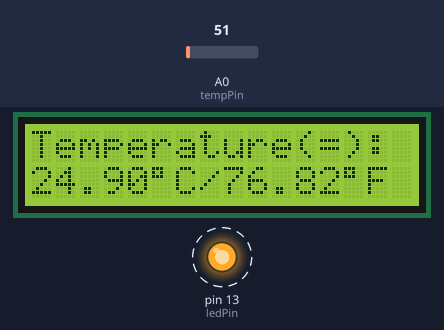
Simulated run of this sketch. Board: Arduino Uno, built with avr-gcc and run on an emulated ATmega328P. Shown: 16×2 character LCD, output pins drawn as LEDs (lit = HIGH). Dashed ring = blinking. Inputs (shaded band) come from the test bench; at power-on: A0 (tempPin) = 51.

Above: at 0.1 s.
Timing chart, 0 to 130.0 s (numbered marks = the images above):
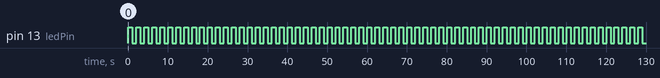

The sketch:

LM35LCD.ino
```cpp
// Written 2015 by Johannes Findeisen <you@hanez.org>

#include <LiquidCrystal.h>

// Initialize the LCD code. Take care of the pins I use. The first two pins
// are 12 and 11 in most examples around the web. I use pin 7 and 6 because of
// nicer wiring on my breadboard.
// Read this for more information:
// https://www.arduino.cc/en/Tutorial/LiquidCrystal
LiquidCrystal lcd(7, 6, 5, 4, 3, 2);

// Define how many samples should be collected every $collectDelay miliseconds.
// After sample collection the temperature is beeing calculated and then
// send to the LCD.
int samples = 16;

// Collect delay between each sample.
int collectDelay = 2000;

// The pin where the status LED is connected to.
int ledPin = 13;

// The analog input pin where the LM35 is connected to.
int tempPin = 0;

// Just some variable initializations.
float tempC = 0;
float tempClast = 0;
float tempF = 0;

void setup() {
  pinMode(ledPin, OUTPUT);
  lcd.begin(16, 2);
  // Get data for the first time.
  // Read this to understand the temperature calculation:
  // http://www.danielandrade.net/2008/07/05/temperature-sensor-arduino/
  tempC = (5.0 * analogRead(tempPin) * 100.0) / 1024.0;
  tempClast = tempC;
  // Celsius to Fahrenheit conversion
  tempF = (tempC * 9) / 5 + 32;
  // Refresh the LCD output
  lcd_refresh();
}

void loop() {
  int i;
  tempC = 0;
  for(i = 0; i <= (samples - 1); i++) {
    tempC = tempC + ((5.0 * analogRead(tempPin) * 100.0) / 1024.0);
    digitalWrite(ledPin, HIGH);
    delay((collectDelay / 2));
    digitalWrite(ledPin, LOW);
    delay((collectDelay / 2));
  }
  // Calculate temperature
  tempC = tempC / (float)samples;
  // Celsius to Fahrenheit conversion.
  tempF = (tempC * 9) / 5 + 32;
  // Print results to the display.
  lcd_refresh();
  // Remember current temperature for next run.
  tempClast = tempC;
}

// Prints results to the display
void lcd_refresh() {
  lcd.setCursor(0, 0);
  lcd.print("Temperature");
  lcd.print((char)40); // ASCII code 40 = "("
  if(tempClast > tempC) {
    lcd.print((char)60); // ASCII code 60 = "<"
  } else if(tempClast < tempC) {
    lcd.print((char)62); // ASCII code 62 = ">"
  } else {
    lcd.print((char)61); // ASCII code 61 = "="
  }
  lcd.print((char)41); // ASCII code 41 = ")"
  lcd.print((char)58); // ASCII code 58 = ":"
  lcd.setCursor(0, 1);
  lcd.print(tempC);
  lcd.print((char)223); // ASCII code 223 = "°"
  lcd.print("C/");
  lcd.print(tempF);
  lcd.print((char)223); // ASCII code 223 = "°"
  lcd.print("F");
}
```

Measured:
- by itself, pin 13 (ledPin): alternates HIGH for 1.0 s and LOW for 1.0 s
